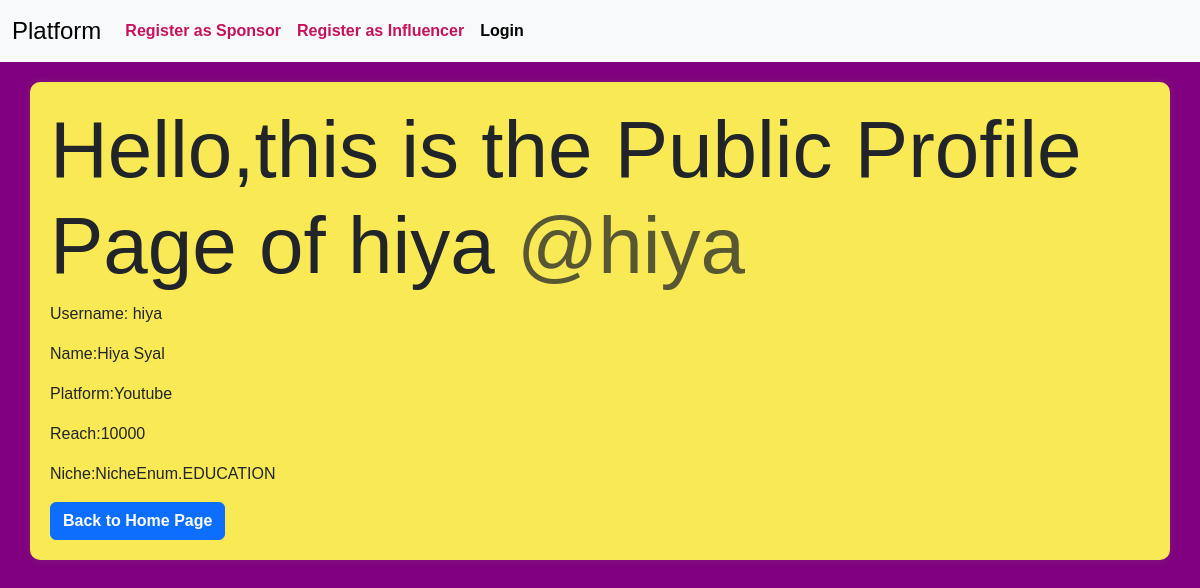
Screenshot of /profile/hiya with the database file from the repository.
### models.py (models this page shows, shortened)
class User(db.Model,UserMixin):
    __tablename__ = 'user'
    id = Column(Integer, primary_key=True)
    username = Column(String(32), unique=True)
    passhash = Column(String(256), nullable=False)
    name = Column(String(64), nullable=True)
    flagged = Column(Boolean, default=False)
    user_type = Column(String(50),nullable=False,default='user')
    influencer = db.relationship('Influencer', backref='user', uselist=False)
    __mapper_args__ = {
        'polymorphic_identity': 'user',
        'polymorphic_on': user_type
    }

class Influencer(User):
    __tablename__ = 'influencer'
    id = Column(Integer, ForeignKey('user.id'), primary_key=True)
    influencer_type = Column(Enum('influencer', name='influencer_type_enum'), nullable=False)
    platform = Column(Enum('Youtube', 'Instagram', 'Facebook', 'Linkedin', name='platform_enum'), nullable=False)
    niche = Column(Enum(NicheEnum), nullable=False)
    reach = Column(Integer, nullable=True)
    followers = db.Column(db.Integer, nullable=True)
    __mapper_args__ = {
        'polymorphic_identity': 'influencer',
        'polymorphic_on': influencer_type
    }
    influencer_ad_requests = relationship('AdRequest', backref='influencer_relation', overlaps="influencer_ad_requests,influencer_relation")

### routes.py (the view)
@app.route('/profile/<username>')
def public_profile(username):
            user = User.query.filter_by(username=username).options(joinedload(User.influencer)).first()
            if not user:
                flash('User not found.')
                return redirect(url_for('index'))
            if user.user_type !='influencer' or not user.influencer:
                flash('Not a Public Profile.')
                return redirect(url_for('index'))
            influencer=user.influencer
            return render_template('public_profile.html', user=user,influencer=influencer)

### templates/public_profile.html (shortened to what this page needs)
{% extends 'layout.html' %}
{% block content %}
<h1 class="display-1">
    Hello,this is the Public Profile Page of {{user.username}}
    <span class="text-muted">@{{ user.username }}</span>
</h1>
<div>
    <p>Username: {{user.username}}</p>
    <p>Name:{{user.name}}</p>
    <p>Platform:{{influencer.platform}}</p>
    <p>Reach:{{influencer.reach}}</p>
    <p>Niche:{{influencer.niche}}</p>
</div>
<a href="{{url_for('index')}}" class="btn btn-primary">Back to Home Page</a>
{% endblock %}

### static/profile_pictures/style.css (style rules this page uses)
body { font-family: 'Arial', sans-serif; background-color:#800080; }
.btn { font-weight: bold; }

### rows the page displays
User: username "hiya", name "Hiya Syal"
Influencer: platform "Youtube", reach "10000", niche "NicheEnum.EDUCATION"
